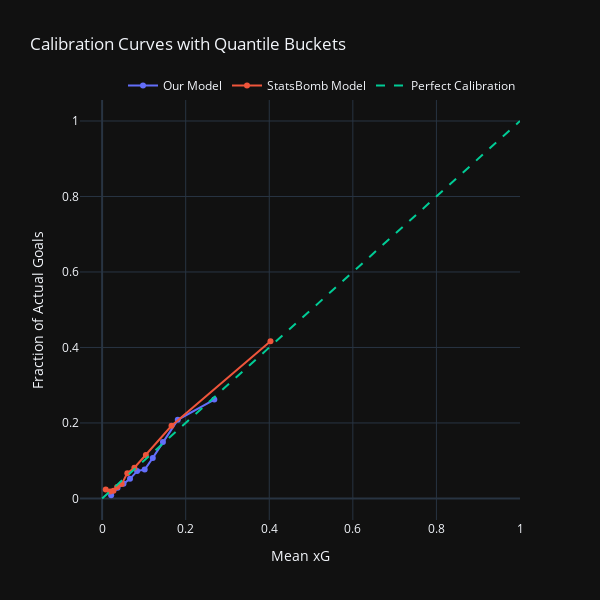

Write notebook code for a chart like this one.
### Code cell
fig = go.Figure()
fig.update_layout(template='plotly_dark')

prob_true, prob_pred = calibration_curve(y_test, predictions_test, n_bins=10, strategy='quantile')
fig.add_trace(go.Scatter(x=prob_pred, y=prob_true, mode='markers+lines', name='Our Model'))

prob_true, prob_pred = calibration_curve(y_test, sbxg_test, n_bins=10, strategy='quantile')
fig.add_trace(go.Scatter(x=prob_pred, y=prob_true, mode='markers+lines', name='StatsBomb Model'))

fig.add_trace(go.Scatter(x=np.linspace(0, 1, 10), y=np.linspace(0, 1, 10), mode='lines', line=dict(dash='dash'), name='Perfect Calibration'))

fig.update_layout(
    title='Calibration Curves with Quantile Buckets',
    xaxis_title='Mean xG',
    yaxis_title='Fraction of Actual Goals',
    legend=dict(
        orientation='h',
        yanchor='bottom',
        y=1,
        xanchor='right',
        x=1
    ),
    width=600,
    height=600
)

fig.show()

### Figure 1 — Plotly figure (JSON) as saved in the notebook; plotly's stock layout.template omitted (floating-point values rounded to 4 significant figures)
{"data": [{"mode": "markers+lines", "name": "Our Model", "type": "scatter", "x": [0.02164, 0.03699, 0.0513, 0.0668, 0.08383, 0.1019, 0.1213, 0.1456, 0.1811, 0.2685], "y": [0.008449, 0.02836, 0.03862, 0.0519, 0.07242, 0.07664, 0.1074, 0.1497, 0.2082, 0.2619]}, {"mode": "markers+lines", "name": "StatsBomb Model", "type": "scatter", "x": [0.008743, 0.01922, 0.02731, 0.03604, 0.04688, 0.06033, 0.07724, 0.1047, 0.1662, 0.4029], "y": [0.02354, 0.01871, 0.02052, 0.03018, 0.03802, 0.06699, 0.08147, 0.1153, 0.1925, 0.4164]}, {"line": {"dash": "dash"}, "mode": "lines", "name": "Perfect Calibration", "type": "scatter", "x": [0, 0.1111, 0.2222, 0.3333, 0.4444, 0.5556, 0.6667, 0.7778, 0.8889, 1], "y": [0, 0.1111, 0.2222, 0.3333, 0.4444, 0.5556, 0.6667, 0.7778, 0.8889, 1]}], "layout": {"height": 600, "legend": {"orientation": "h", "x": 1, "xanchor": "right", "y": 1, "yanchor": "bottom"}, "title": {"text": "Calibration Curves with Quantile Buckets"}, "width": 600, "xaxis": {"title": {"text": "Mean xG"}}, "yaxis": {"title": {"text": "Fraction of Actual Goals"}}}}
